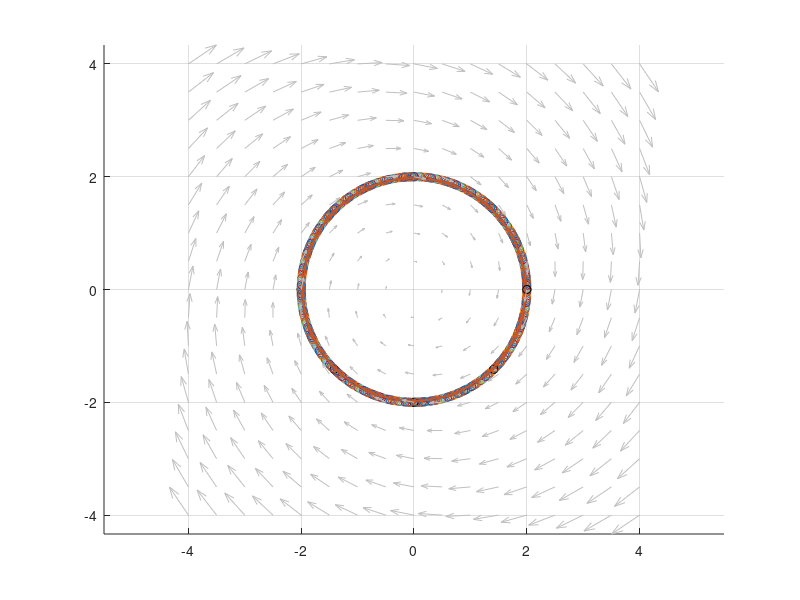

This chart was generated by the following MATLAB code:
%% Problem dynamiki w przestrzeni fazowej

%Definicja ukladu
dx1 = 1e-1; dx2=1e-1;
% f1=@(x) x(1)+(x(2)+x(1)*(1-x(1)^2-x(2)^2))*dx1;
% f2=@(x) x(2)-(x(1)-x(2)*(1-x(1)^2-x(2)^2))*dx2;
%lkjfdsa
% f1 = @(x) x(1) + (x(2)^1.2 - sin(x(1)))*dx1;
% f2 = @(x) x(2) + (x(1) - x(1)^3)*dx2;
% f = @(x) [f1(x); f2(x)];

theta = 5.9;
A = [cos(theta) -sin(theta); sin(theta) cos(theta)];
f = @(x) A*x;
Ad = A - eye(2);
R = 2;
X0 = R*exp(1i * (0:pi/4:2*pi)); X0 = [real(X0); imag(X0)];
T0 = length(X0);
T = 52;
for i=1:T0
    x(:, 1+(i-1)*T) = X0(:, i);
    for t = 1:T, x(:, t+1 + (i-1)*T) = f(x(:, t + (i-1)*T)); end
end

clf; hold on;
for i=1:T0
    plot(x(1, 1+(i-1)*T:i*T), x(2, 1+(i-1)*T:i*T), '-o');
    plot(x(1, 1+(i-1)*T), x(2, 1+(i-1)*T), 'ko');
end;
[x1, x2] = meshgrid(-4:0.5:4);
Z = [x1 x2];
u = Ad(1,1).*x1 + Ad(1,2).*x2;
v = Ad(2,1).*x1 + Ad(2,2).*x2;
quiver(x1, x2, u, v, 'Color', 0.75*[1 1 1], 'Autoscale', 'On');
grid on;
axis equal;